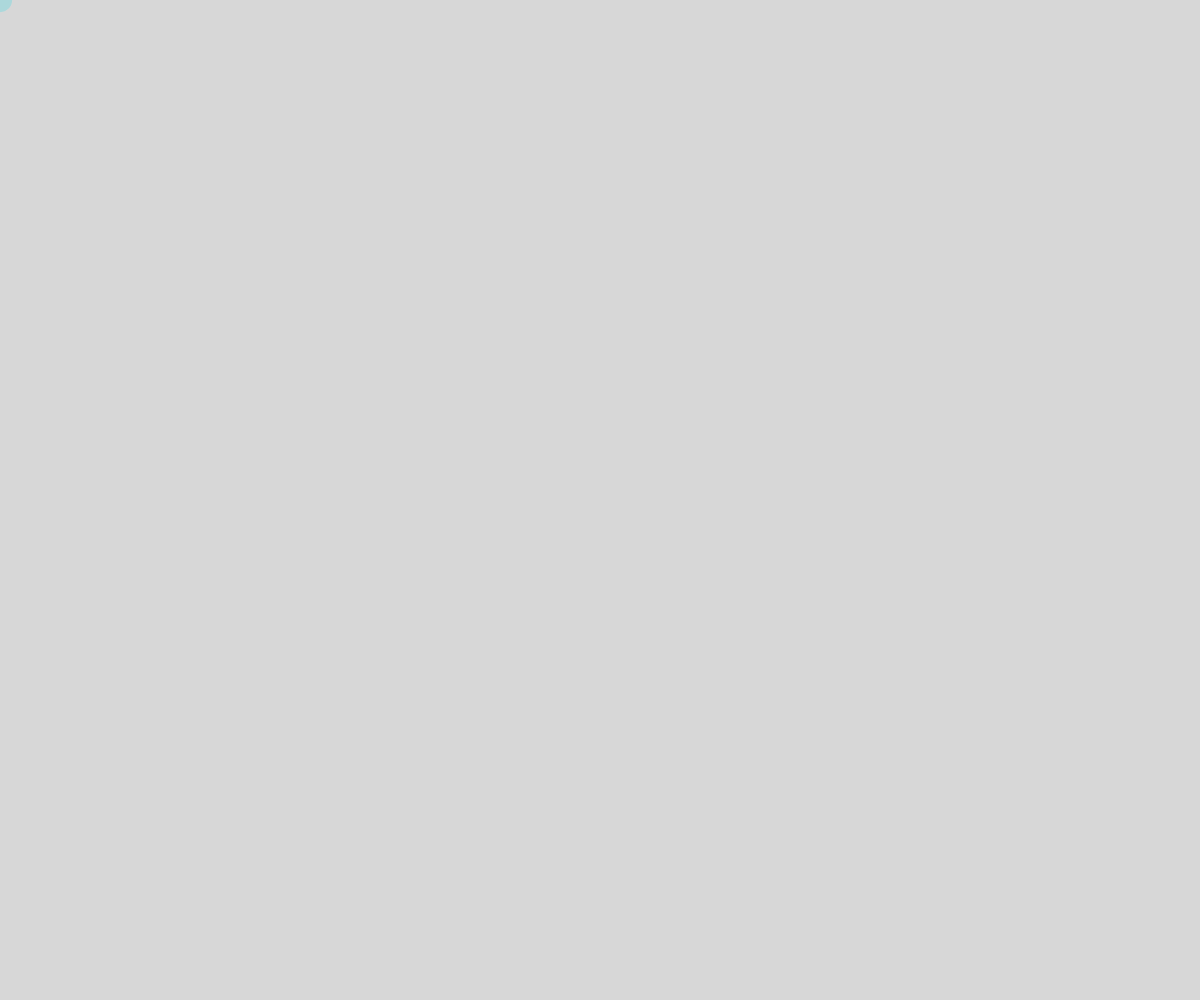
Frame 1 (no input)
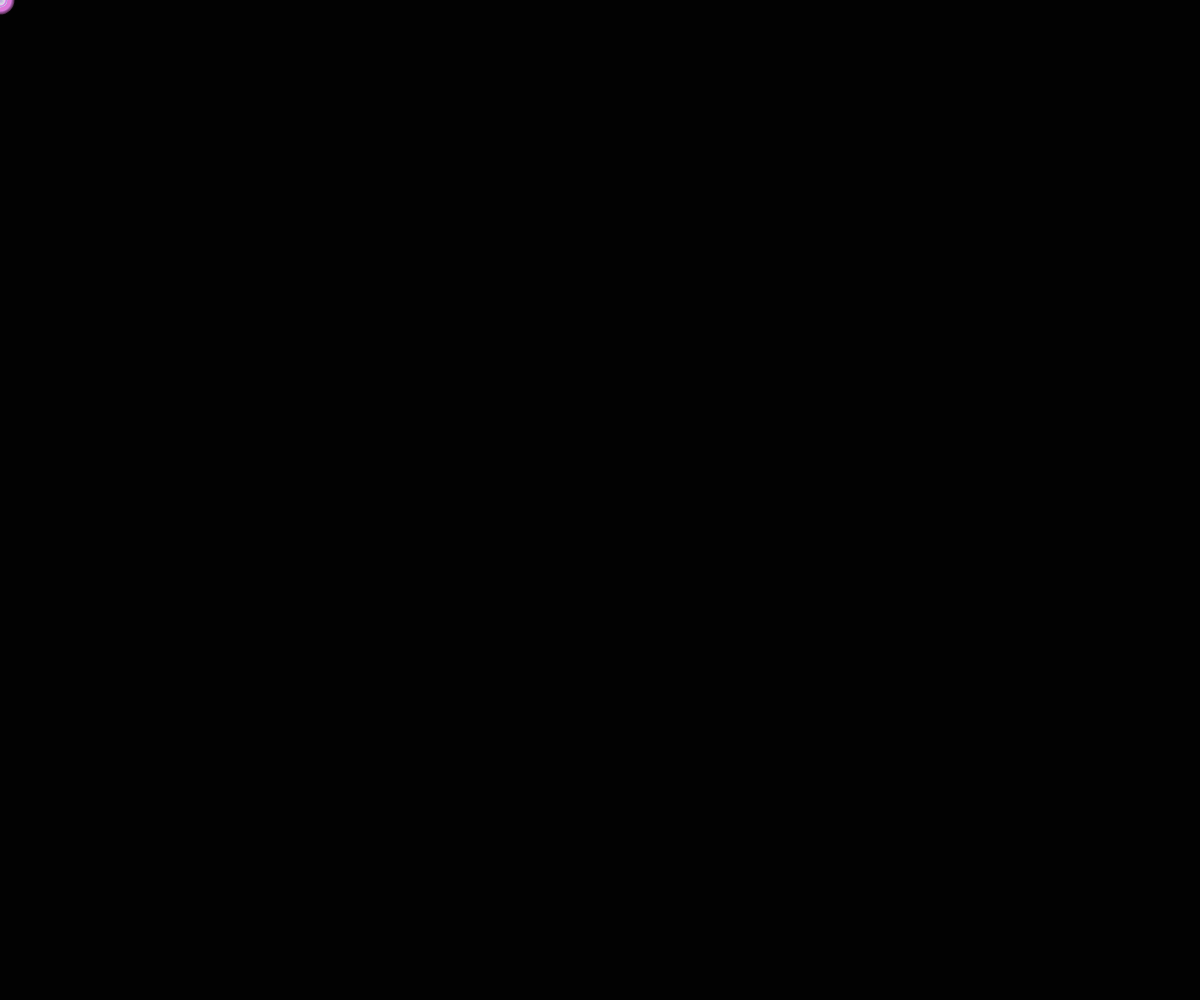
Frame 60 (no input)
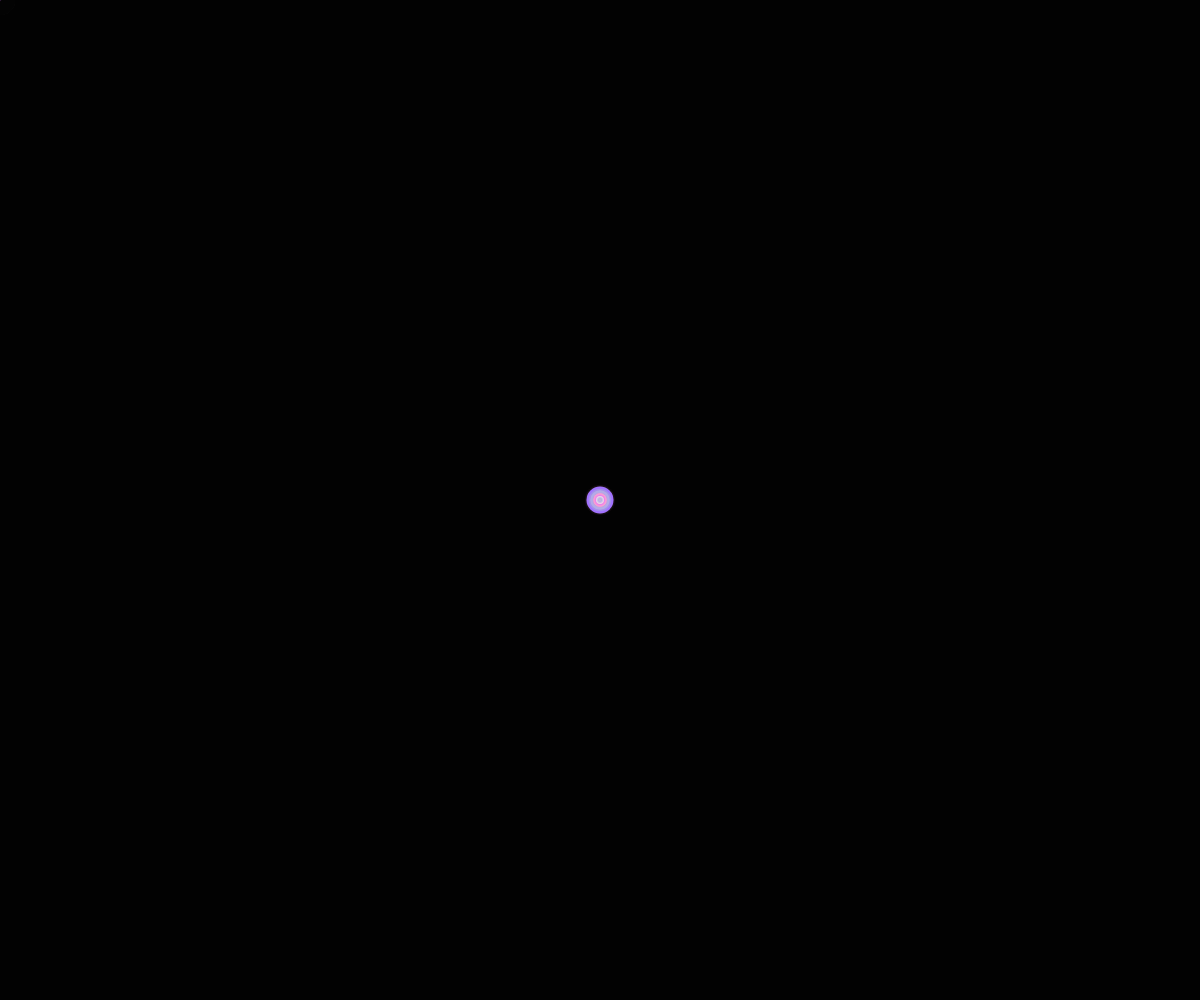
Frame 120 (the mouse pressed at the canvas centre since frame 60)

The p5.js sketch that drew these frames (run headless with seeded random() and noise() and a simulated clock; from frame 60 on, the mouse is pressed at the canvas centre):

// p5.js sketch
// ── sketch.js
let trails = [];

function setup() {
  createCanvas(windowWidth, windowHeight);
  noStroke();
}

function draw() {
  background(0, 40); // Fading background for smooth trails

  // Add new trail point at mouse position
  let newTrail = {
    x: mouseX,
    y: mouseY,
    size: random(10, 30),
    col: color(random(150, 255), random(100, 255), random(200, 255), 200),
    life: 255
  };
  trails.push(newTrail);

  // Display and update all trails
  for (let i = trails.length - 1; i >= 0; i--) {
    let t = trails[i];

    fill(red(t.col), green(t.col), blue(t.col), t.life);
    ellipse(t.x, t.y, t.size);

    // Shrink and fade
    t.size *= 0.95;
    t.life -= 4;

    // Remove if fully faded
    if (t.life <= 0) {
      trails.splice(i, 1);
    }
  }
}

function windowResized() {
  resizeCanvas(windowWidth, windowHeight);
}
